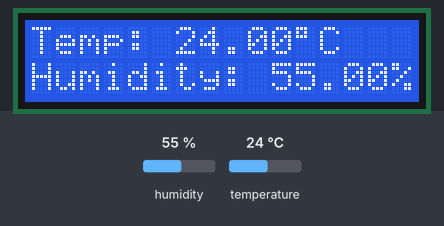
Bench run of a sketch on a simulated Arduino Uno, built with avr-gcc and run on an emulated ATmega328P. Parts: 16×2 character LCD. The test bench sets the inputs (shaded band); at power-on: humidity 55 %, temperature 24 °C.

Above: at 1.2 s.
1.3 s: humidity set to 22 %
At 2.5 s:
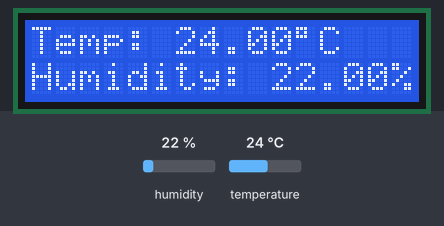
4.0 s: temperature set to 12 °C
At 5.3 s:
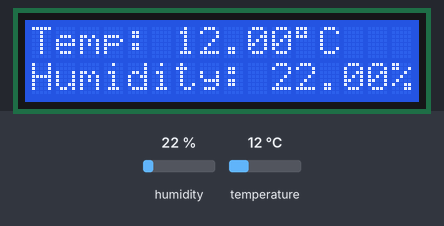
6.7 s: humidity set to 40 %
At 9.4 s:
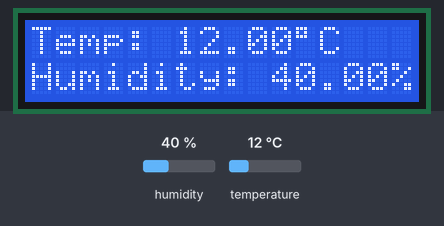
9.7 s: temperature set to 19 °C
At 11.0 s:
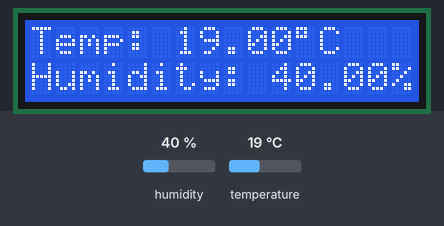
Timing chart, 0 to 12.7 s (numbered marks = the images above; inputs shaded):
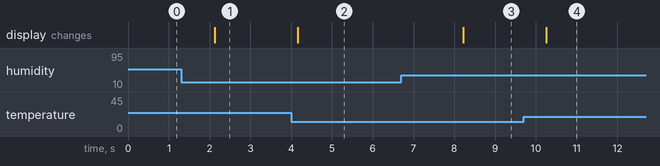

Measured:
- after the input at 1.3 s, the display: changes after 0.82 s (image 1)
- after the input at 4.0 s, the display: changes after 0.16 s (image 2)
- after the input at 6.7 s, the display: changes after 1.5 s (image 3)
- after the input at 9.7 s, the display: changes after 0.55 s (image 4)

The sketch:

DHTwithLCD.ino
```cpp
#include <DHT.h>
#include <DHT_U.h>

#include <DHT.h>
#include <DHT_U.h>

#include <dht.h>


// Use the Adafruit DHT Sensor Library
// (this also requires the Adafruit Unified Sensor Library)
#include "DHT.h"


#include <LiquidCrystal.h>

LiquidCrystal lcd(12, 11, 5, 4, 3, 2);

// Arduino pin connected to the DHT-11's data pin.
#define DHTPIN 9

// Type of DHT sensor.
#define DHTTYPE DHT11

// Initialize DHT sensor.
DHT dht(DHTPIN, DHTTYPE);

void setup() {

  lcd.begin(16, 2);
  // Start the sensor.
  dht.begin();
}

void loop() {
  // Wait a few seconds between measurements.
    float h = dht.readHumidity();

  // Read temperature as Celsius (the default)
  float t = dht.readTemperature();
  lcd.setCursor(0,0);
  lcd.print("Temp: ");
  lcd.print(t);
  lcd.print((char)223);
  lcd.print("C");
  lcd.setCursor(0,1);
  lcd.print("Humidity: ");
  lcd.print(h);
  lcd.print("%");
  delay(1000);
  // Read humidity.


}
```
